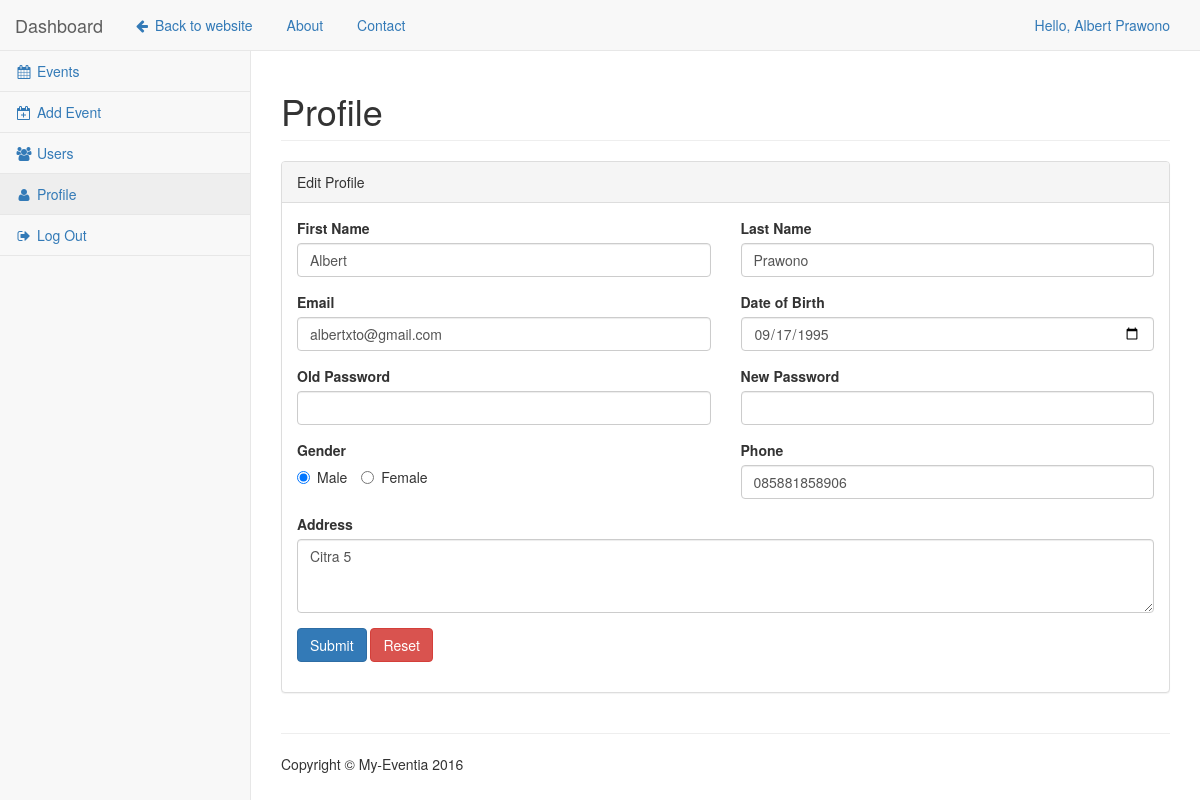
Page /admin/pages/profile.php (signed in) on the committed database.
### tables this page shows
CREATE TABLE IF NOT EXISTS `me_users` (
  `user_id` int(11) NOT NULL AUTO_INCREMENT,
  `user_email` varchar(50) NOT NULL,
  `user_password` varchar(50) NOT NULL,
  `user_fname` varchar(20) NOT NULL,
  `user_lname` varchar(20) NOT NULL,
  `user_dob` date NOT NULL,
  `user_gender` varchar(10) NOT NULL,
  `user_phone` varchar(20) NOT NULL,
  `user_address` varchar(100) NOT NULL,
  `user_control` varchar(10) NOT NULL,
  PRIMARY KEY (`user_id`)
);

### admin/pages/profile.php (the view, shortened to what this page needs)
<?php
	if(!isset($_SESSION["email"])){
		header("location:../../index.php");
	}
	else{
		$query = "SELECT * FROM me_users WHERE user_id = '".$_SESSION["id"]."'";
		$result = mysql_query($query);
		$data = mysql_fetch_array($result);
	}
?>
<!DOCTYPE html>
<html lang="en">
<head>
    <link href="../bower_components/bootstrap/dist/css/bootstrap.min.css" rel="stylesheet">
    <link href="../bower_components/metisMenu/dist/metisMenu.min.css" rel="stylesheet">
    <link href="../dist/css/sb-admin-2.css" rel="stylesheet">
    <link href="../bower_components/font-awesome/css/font-awesome.min.css" rel="stylesheet" type="text/css">
</head>
<body>
    <div id="wrapper">
        <?php include 'navbar.php'; ?>
        <div id="page-wrapper">
            <div class="row">
                <div class="col-lg-12">
                    <h1 class="page-header">Profile</h1>
                </div>
            </div>
            <div class="row">
                <div class="col-lg-12">
                    <div class="panel panel-default">
                        <div class="panel-heading">
                            Edit Profile
                        </div>
                        <div class="panel-body">
                            <form action="doEditProfile.php" method="post">
                                <div class="row">
                                    <div class="col-md-6">
                                        <div class="form-group">
                                            <label>First Name</label>
                                            <input type="text" class="form-control" name="fname" value="<?php echo $data["user_fname"]; ?>">
                                        </div>
                                    </div>
                                    <div class="col-md-6">
                                        <div class="form-group">
                                            <label>Last Name</label>
                                            <input type="text" class="form-control" name="lname" value="<?php echo $data["user_lname"]; ?>">
                                        </div>
                                    </div>
                                </div>
                                <div class="row">
                                    <div class="col-md-6">
                                        <div class="form-group">
                                            <label>Email</label>
                                            <input type="email" class="form-control" name="email" value="<?php echo $data["user_email"]; ?>">
                                        </div>
                                    </div>
                                    <div class="col-md-6">
                                        <div class="form-group">
                                            <label>Date of Birth</label>
                                            <input type="date" class="form-control" name="dob" value="<?php echo $data["user_dob"]; ?>">
                                        </div>
                                    </div>
                                </div>
                                <div class="row">
                                    <div class="col-md-6">
                                        <div class="form-group">
                                            <label>Old Password</label>
                                            <input type="password" class="form-control" name="oldpass">
                                        </div>
                                    </div>
                                    <div class="col-md-6">
                                        <div class="form-group">
                                            <label>New Password</label>
                                            <input type="password" class="form-control" name="newpass">
                                        </div>
									</div>
								</div>
								<div class="row">
									<div class="col-md-6">
										<div class="form-group">
                                            <label>Gender</label><br>
                                            <label class="radio-inline">
                                                <input type="radio" name="gender" value="Male" <?php if($data["user_gender"]=="Male") echo "checked"; ?>>Male
                                            </label>
                                            <label class="radio-inline">
                                                <input type="radio" name="gender" value="Female" <?php if($data["user_gender"]=="Female") echo "checked"; ?>>Female
                                            </label>
                                        </div>
                                    </div>
                                    <div class="col-md-6">
                                        <div class="form-group">
                                            <label>Phone</label>
                                            <input type="number" class="form-control" name="phone" value="<?php echo $data["user_phone"]; ?>">
                                        </div>
                                    </div>
                                </div>
                                <div class="row">
                                    <div class="col-lg-12">
                                        <div class="form-group">
                                            <label>Address</label>
                                            <textarea class="form-control" rows="3" name="address"><?php echo $data["user_address"]; ?></textarea>
                                        </div>
                                    </div>
                                </div>
                                <div class="row">
                                    <div class="col-lg-12">
                                        <div class="form-group">
                                            <button type="submit" class="btn btn-primary">Submit</button>
                                            <button type="reset" class="btn btn-danger">Reset</button>
                                        </div>
                                    </div>
                                </div>
                            </form>
                        </div>
                    </div>
                </div>
            </div>
            <?php include 'copyright.php'; ?>
        </div>
    </div>
</body>
</html>

### rows in the picture
me_users: fname "Albert", lname "Prawono", email "albertxto@gmail.com", dob "09/17/1995", user_gender "☑ Male", user_gender "☐ Female", phone "085881858906", address "Citra 5"

### other values in the picture
$_SESSION["fname"] "Albert"
$_SESSION["lname"] "Prawono"
